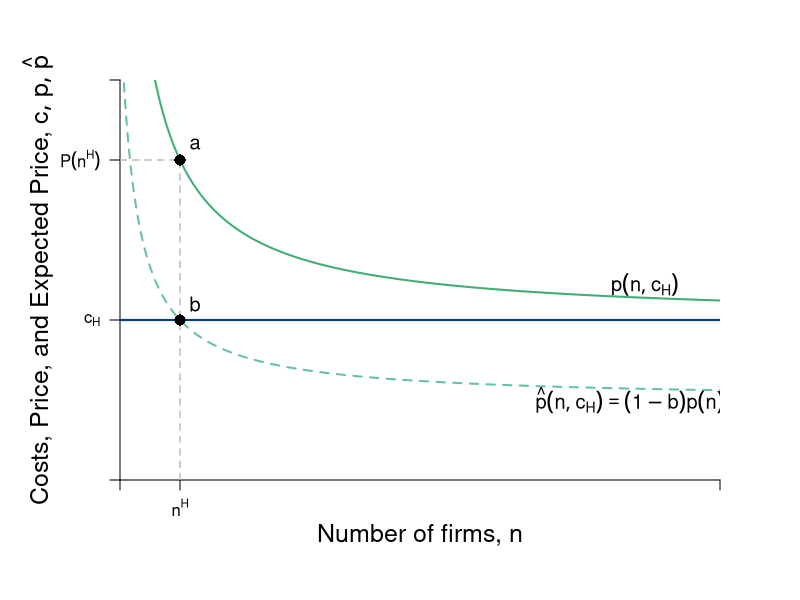

R code for this plot:
# TO DO
# Troubleshoot points not showing up ---> Have infinite value nested
# Troubleshoot points label ---> equal infinity
# For labeling, reference LRn_Dec_BTE.R

require(shape)
pdf(file = "competitionmarkets/LRn_Dec_Costs_H.pdf", width = 9, height = 7)

#Set parameters for graphics
axislabelsize <- 1.5
labelsize <- 1.2
graphlinewidth <- 2
segmentlinewidth <- 1.5

COL <- c("#7fc97f", "#beaed4", "#fdc086", "#ffff99", "#386cb0", "#f0027f", "#bf5b17", "#666666")
COLA <- c("#e0f3db", "#99d8c9","#66c2a4","#41ae76", "#238b45", "#005824")
COLB <- c("#c6dbef", "#4eb3d3", "#2b8cbe", "#0868ac","#084081")
COLC <- c("#fcfbfd", "#efedf5", "#dadaeb", "#bcbddc", "#9e9ac8", "#807dba", "#6a51a3", "#54278f", "#3f007d")

par(mar =  c(6, 6, 4, 4))

# Levels for the barriers to entry specified here
barriers <- c(0.2, 0.5, 0.71)
# Cost Levels
costs <- c(6, 10)

# ----
# Functions
Profit <- function(n, pbar = 60, c = costs[2], beta = 0.5) {
  (pbar - c)^2 / (((n + 1)^2)*beta)
}

totaln <- function(pi, pbar = 60, c = costs[2], beta = 0.5){
  (pbar - c)/(sqrt(pi*beta)) - 1
}

cournotPrice <- function(n, pbar = 60, c = costs[2]) {
  c + (1/(n+1))*(pbar - c)
}

# Barriers to entry
bte <- function(n, b = 0) {
  cournotPrice(n)*(1-b)
}

# Hack function that gets around nested function scope error 
bte_unnested <- function(n, pbar = 60, c, b = 0){
  (c + (1/(n+1))*(pbar - c))*(1 - b)
}

nstar <- function(b, pbar = 60, c = costs[2]){
  (pbar*(1 - b) - c) / (b*c)
}

# ---- 
xlims <- c(0, 40) 
ylims <- c(0, 25)

plot(0, 0, xlim = xlims, ylim = ylims, type = "n",
     xlab = expression(paste("")),
     ylab = expression(paste("")), 
     xaxt = "n", 
     yaxt = "n", 
     cex.lab = axislabelsize, 
     bty = "n",
     xaxs="i", 
     yaxs="i")

ticksy <- c(0, 
            NA,#costs[1], 
            bte(n = nstar(b = barriers[2]), b = 0),#bte(n = nstar(b = barriers[2], c = costs[1]), b = barriers[2]), 
            NA, # costs[2],
            bte_unnested(n = nstar(b = barriers[2], c = costs[2]), b = barriers[2], c = costs[2]),
            ylims[2]
            )
# Asterisk need to be fixed
ylabels <- c(NA, 
             expression(paste(c[L])), 
             expression(paste(P(n**H))), 
             NA, 
             expression(paste(c[H])),#expression(paste(P(n[2]**b, "*"))),
             NA) 

ticksx <- c(0, 
            NA, 
            nstar(b = barriers[2], c = costs[2]), 
            NA, 
            NA,
            xlims[2]
            )

xlabels <- c(NA, 
             NA, 
             expression(paste(n**H)),
             NA,
             NA,
             NA)

axis(1, at = ticksx, pos = 0, labels = xlabels)
axis(2, at = ticksy, pos = 0, labels = ylabels, las = 1)

npts <- 500 
xx1 <- seq(xlims[1], xlims[2], length.out = npts)

# Lines for barrier graph
#lines(xx1, bte(n = xx1, b = barriers[3]), col = COLA[3], lty = 2, lwd = segmentlinewidth)
#lines(xx1, bte(n = xx1, b = barriers[2]), col = COLA[3], lty = 2, lwd = segmentlinewidth)

# ----

# BTE --- Cost 1, Barrier = 0
# lines(xx1, bte_unnested(n = xx1, c = costs[1], b = barriers[1]), col = COLA[4], lty = 1, lwd = graphlinewidth) 

# BTE --- Cost 2, Barrier = 0
lines(xx1, bte(n = xx1, b = 0), col = COLA[4], lty = 1, lwd = graphlinewidth) 

# BTE --- Cost 1, Barrier[2]
# lines(xx1, bte_unnested(n = xx1, c = costs[1], b = barriers[2]), col = COLB[5], lty = 1, lwd = graphlinewidth) 

# BTE --- Cost 2, Barrier[2]
lines(xx1, bte(n = xx1, b = barriers[2]), col = COLA[3], lty = 2, lwd = graphlinewidth) 

# ----

#Label axes
mtext(expression(paste("Number of firms, ", n)), side=1, line = 2.5, cex = axislabelsize)
text(-5.5, 0.5*ylims[2], expression(paste("Costs, Price, and Expected Price, ", list(c, p, hat(p)) )), xpd = TRUE, cex = axislabelsize, srt = 90) 


# Label Expressions
# ---- 
# C[H] b = 0, p(n)
text(35, 12.2, expression(paste(p(n, c[H]))), cex = labelsize)
# C[H] b = 0, \hat{p(n)}
text(34, 5.0, expression(paste(hat(p)(n, c[H]) == (1-b)*p(n) )), cex = labelsize)
# C[L] b = 0, p(n)
#text(35, 2.5, expression(paste(p(n, c[L]))), cex = labelsize)
# C[L] b \neq 0, \hat{p(n)}
#text(34, 4.7, expression(paste(hat(p)(n, c[L]) == (1-b)*p(n) )), cex = labelsize)
# ---- 
# line for the marginal cost
# C_H

segments(0, 10, xlims[2], 10, 
         lty = 1, col = COLB[2], lwd = graphlinewidth
         )
# C_L
#segments(0, costs[1], 28, costs[1], # Cut x_1 segment so it didn't overlap eq. 
#         lty = 2, col = COLB[2] , lwd = graphlinewidth
#         )
segments(0, costs[2], xlims[2], costs[2], 
         lty = 1, col = COLB[5], lwd = graphlinewidth
         )

segments(nstar(b = barriers[2]), 0, nstar(b = barriers[2]), bte(n = nstar(b = barriers[2]), b = 0),
         lty = 2, col = "gray", lwd = segmentlinewidth
         )


segments(0, bte(n = nstar(b = barriers[2]), b = 0), nstar(b = barriers[2]), bte(n = nstar(b = barriers[2]), b = 0),
         lty = 2, col = "grey", lwd = segmentlinewidth
         )


# ---- 

# Label Points
# This should probably have a loop, but I haven't worked it out. 

x <- c(nstar(b = barriers[2]), 
       nstar(b = barriers[2])
       )
y <- c(bte(n = nstar(b = barriers[2]), b = 0),
       bte(n = nstar(b = barriers[2]), b = barriers[2])
       )


#Apply vector to points function
points(x,  y,
       pch = 16, col = "black", cex = 1.5
)

xylab <- c("a", "b")

#Apply labels to points
text(x = x + 1,
     y = y + 1,
     xylab, 
     cex = labelsize)



dev.off()
